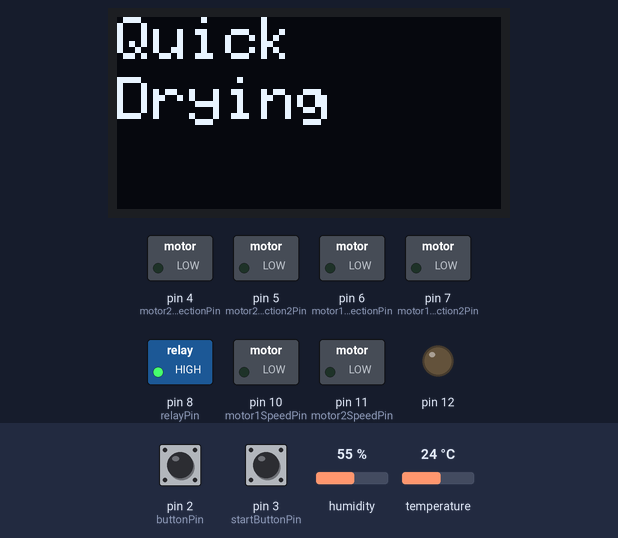
This sketch was run on a simulated Arduino Uno, built with avr-gcc and run on an emulated ATmega328P. On the bench: 128×64 one-colour display, switched loads named in the sketch (green lamp = pin HIGH), output pins drawn as LEDs (lit = HIGH). The inputs (shaded band) are chosen by the test bench; at power-on: pin 3 (startButtonPin) LOW, pin 2 (buttonPin) LOW, temperature 24 °C, humidity 55 %.

Above: at 1.2 s.
1.3 s: pin 3 (startButtonPin) pulled HIGH for 0.15 s
At 2.5 s:
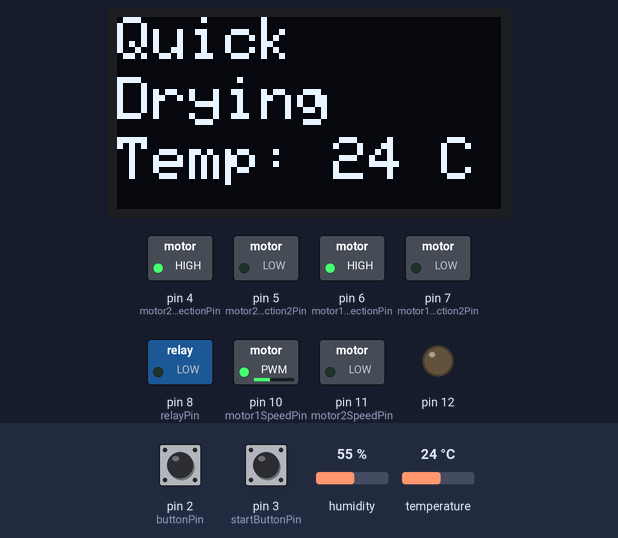
4.4 s: pin 2 (buttonPin) pulled HIGH for 1 s
At 6.3 s:
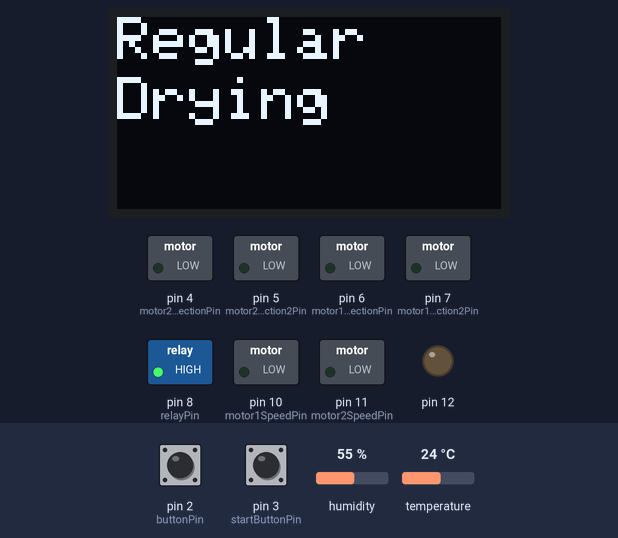
6.9 s: pin 2 (buttonPin) pulled HIGH for 0.15 s
At 8.1 s:
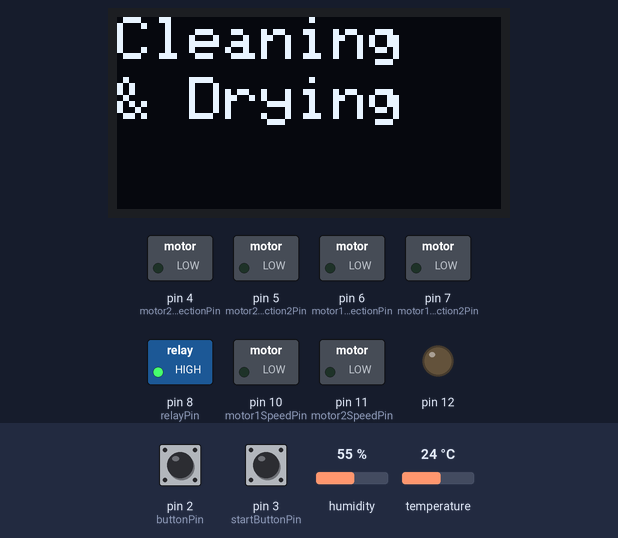
8.5 s: pin 3 (startButtonPin) pulled HIGH for 1 s
At 9.0 s:
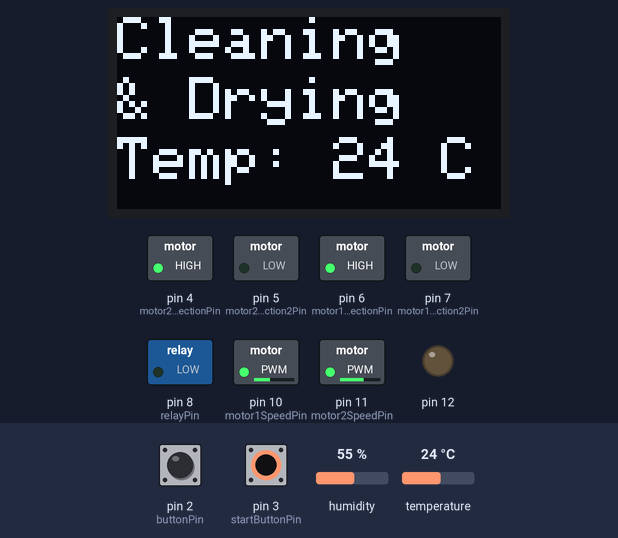
11.0 s: temperature set to 12 °C
At 13.5 s:
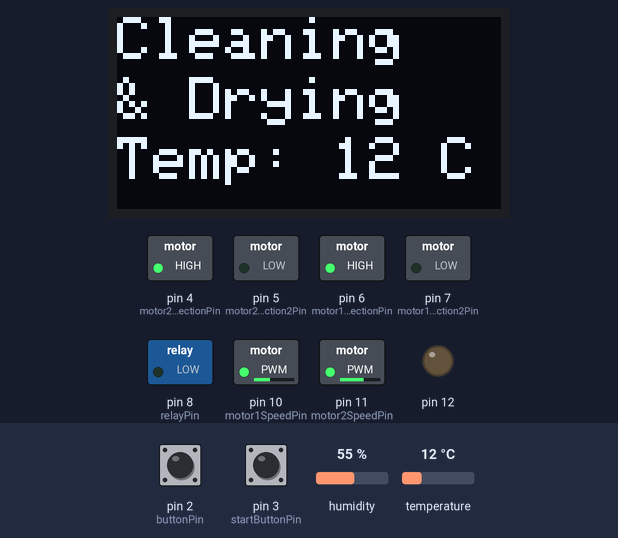
14.0 s: temperature set to 19 °C
At 15.8 s:
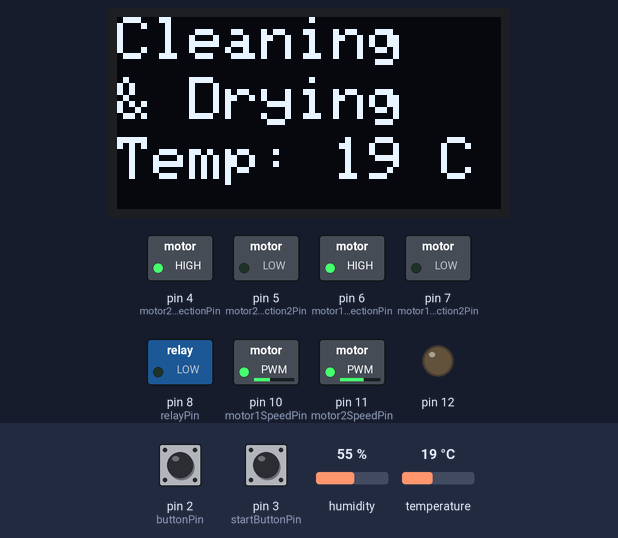
Timing chart, 0 to 17.2 s (numbered marks = the images above; inputs shaded):
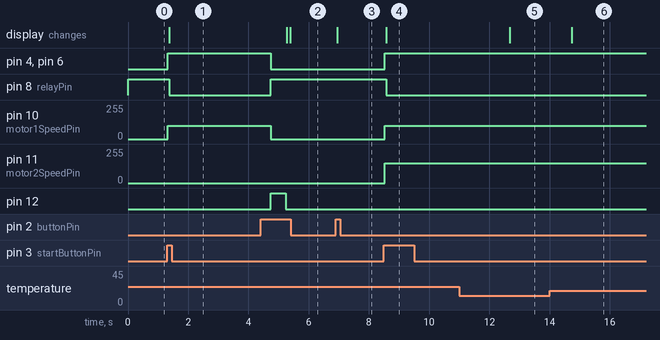

The sketch:

newyest.ino
```cpp
#include <Wire.h>
#include <Adafruit_GFX.h>
#include <Adafruit_SSD1306.h>
#include <DHT.h> // Include the DHT sensor library

#define SCREEN_WIDTH 128 // OLED display width in pixels
#define SCREEN_HEIGHT 64 // OLED display height in pixels
#define OLED_RESET -1 // No reset pin
Adafruit_SSD1306 display(SCREEN_WIDTH, SCREEN_HEIGHT, &Wire, OLED_RESET);
int b = 1; // for the switching

// Pin configuration
const int buttonPin = 2; // Digital pin connected to the push button
const int startButtonPin = 3;

// Debounce settings
const unsigned long debounceDelay = 50; // 50 milliseconds for debouncing

// State variables
bool lastButtonState = HIGH; // Default to HIGH (using a pull-down resistor)
unsigned long lastDebounceTime = 0; // Last time the button state changed
int currentMode = 1; // Start with Mode 1
int state;
int buttonState;

// Motor pins
int motor1SpeedPin = 10;
int motor1DirectionPin = 6;
int motor1Direction2Pin = 7;
int motor2SpeedPin = 11;
int motor2DirectionPin = 4;
int motor2Direction2Pin = 5;

int relayPin = 8; // Assigns the digital pin to control the relay

// DHT sensor
#define DHTTYPE DHT11
#define DHTPIN 9

DHT dht(DHTPIN, DHTTYPE);

// Timer variables
unsigned long startTime;
unsigned long timerDuration;
unsigned long currentTime;

void setup() {
  Serial.begin(9600); // Set the baud rate to 9600

  // Set pin modes
  pinMode(buttonPin, INPUT);
  pinMode(startButtonPin, INPUT);

  pinMode(motor1SpeedPin, OUTPUT);
  pinMode(motor1DirectionPin, OUTPUT);
  pinMode(motor1Direction2Pin, OUTPUT);
  pinMode(motor2SpeedPin, OUTPUT);
  pinMode(motor2DirectionPin, OUTPUT);
  pinMode(motor2Direction2Pin, OUTPUT);
  pinMode(relayPin, OUTPUT);
  pinMode(12, OUTPUT);

  digitalWrite(motor1DirectionPin, LOW);
  digitalWrite(motor1Direction2Pin, LOW);
  digitalWrite(motor2DirectionPin, LOW);
  digitalWrite(motor2Direction2Pin, LOW);
  digitalWrite(relayPin, HIGH); // Relay off initially
  digitalWrite(12, LOW);

  if (!display.begin(SSD1306_SWITCHCAPVCC, 0x3C)) {
    Serial.println("OLED initialization failed!");
    while (1);
  }

  display.clearDisplay();
  display.setTextSize(2);
  display.setTextColor(SSD1306_WHITE);
  dht.begin();
}

void loop() {
  switch (b) {
    case 2:
      runQuickDrying();
      break;
    case 3:
      runRegularDrying();
      break;
    case 4:
      runCleaningAndDrying();
      break;
    case 5:
      finishRoutine();
      break;
    case 1:
      handleModeSelection();
      break;
  }
}

void runQuickDrying() {
  if (millis() - startTime <= 200 * 1000) {
    controlMotors(100, 0, 1);
    int temperature = dht.readTemperature();

    updateDisplay("Quick", "Drying", temperature);

    // Correctly toggle the relay based on temperature
    if (temperature < 55) {
      digitalWrite(relayPin, LOW); // Relay on
    } else {
      digitalWrite(relayPin, HIGH); // Relay off
    }
  } else {
    endCurrentMode();
    b = 5; // Go to finish routine
  }
}

void runRegularDrying() {
  if (millis() - startTime <= 300 * 1000) {
    controlMotors(100, 0, 1);
    int temperature = dht.readTemperature();

    updateDisplay("Regular", "Drying", temperature);

    // Correctly toggle the relay based on temperature
    if (temperature < 45) {
      digitalWrite(relayPin, LOW); // Relay on
    } else {
      digitalWrite(relayPin, HIGH); // Relay off
    }
  } else {
    endCurrentMode();
    b = 5; // Go to finish routine
  }
}

void runCleaningAndDrying() {
  if (millis() - startTime <= 300 * 1000) {
    controlMotors(100, 150, 1);
    int temperature = dht.readTemperature();

    updateDisplay("Cleaning", "& Drying", temperature);

    // Correctly toggle the relay based on temperature
    if (temperature < 45) {
      digitalWrite(relayPin, LOW); // Relay on
    } else {
      digitalWrite(relayPin, HIGH); // Relay off
    }
  } else {
    endCurrentMode();
    b = 5; // Go to finish routine
  }
}

void finishRoutine() {
  controlMotors(0, 0, 0);
  digitalWrite(relayPin, HIGH); // Relay off after the routine
  digitalWrite(12, HIGH);
  delay(500);
  digitalWrite(12, LOW);
  display.clearDisplay();

  buttonState = digitalRead(buttonPin);
  display.setCursor(0, 0);
  display.print("Select Mode to Start Again");
  display.display();

  if (buttonState) {
    display.clearDisplay();
    delay(100);
    b = 1; // Go back to mode selection
  }
}

void handleModeSelection() {
  state = digitalRead(startButtonPin);

  if (state) {
    startTime = millis(); // Reset start time
    b = currentMode + 1; // Move to the selected mode
  } else {
    buttonState = digitalRead(buttonPin);

    if (buttonState != lastButtonState) {
      lastButtonState = buttonState;
      if (buttonState == HIGH) {
        currentMode++;
      }
      if (currentMode > 3) {
        currentMode = 1;
      }
    }

    display.clearDisplay();
    display.setCursor(0, 0);

    switch (currentMode) {
      case 1:
        display.println("Quick");
        display.setCursor(0, 20);
        display.println("Drying");
        break;
      case 2:
        display.println("Regular");
        display.setCursor(0, 20);
        display.println("Drying");
        break;
      case 3:
        display.println("Cleaning");
        display.setCursor(0, 20);
        display.println("& Drying");
        break;
    }

    display.display();
  }
}

void controlMotors(int speed1, int speed2, int direction) {
  int pwmSpeed1 = constrain(speed1, 0, 255);
  int pwmSpeed2 = constrain(speed2, 0, 255);

  analogWrite(motor1SpeedPin, pwmSpeed1);
  analogWrite(motor2SpeedPin, pwmSpeed2);

  digitalWrite(motor1DirectionPin, direction);
  digitalWrite(motor2DirectionPin, direction);
}

void updateDisplay(const char* line1, const char* line2, int temperature) {
  display.setCursor(0, 0);
  display.println(line1);
  display.setCursor(0, 20);
  display.println(line2);

  // Clear only the temperature area
  display.fillRect(0, 40, 128, 24, SSD1306_BLACK);

  display.setCursor(0, 40);
  display.print("Temp: ");
  display.print(temperature);
  display.print(" C");
  display.display();
}

void endCurrentMode() {
  digitalWrite(relayPin, HIGH); // Ensure relay is off when the mode ends
  controlMotors(0, 0, 0); // Stop motors
  display.clearDisplay(); // Clear display for next mode
}
```

Measured:
- after the input at 1.3 s, pin 4 (motor2DirectionPin), pin 6 (motor1DirectionPin): LOW → HIGH at once; pin 8 (relayPin): HIGH → LOW after 0.08 s; pin 10 (motor1SpeedPin): 0/255 → 100/255 at once; the display: changes after 0.08 s (image 1)
- after the input at 4.4 s, pin 12: goes on until 5.2 s, then stays LOW; the display: first differs from a run without the input after 0.99 s (image 2)
- after the input at 6.9 s, the display: changes after 0.05 s (image 3)
- after the input at 8.5 s, pin 4 (motor2DirectionPin), pin 6 (motor1DirectionPin): LOW → HIGH at once; pin 8 (relayPin): HIGH → LOW after 0.07 s; pin 10 (motor1SpeedPin): 0/255 → 100/255 at once; pin 11 (motor2SpeedPin): 0/255 → 150/255 at once; the display: changes after 0.07 s (image 4)
- after the input at 11.0 s, the display: changes after 1.7 s (image 5)
- after the input at 14.0 s, the display: changes after 0.73 s (image 6)
